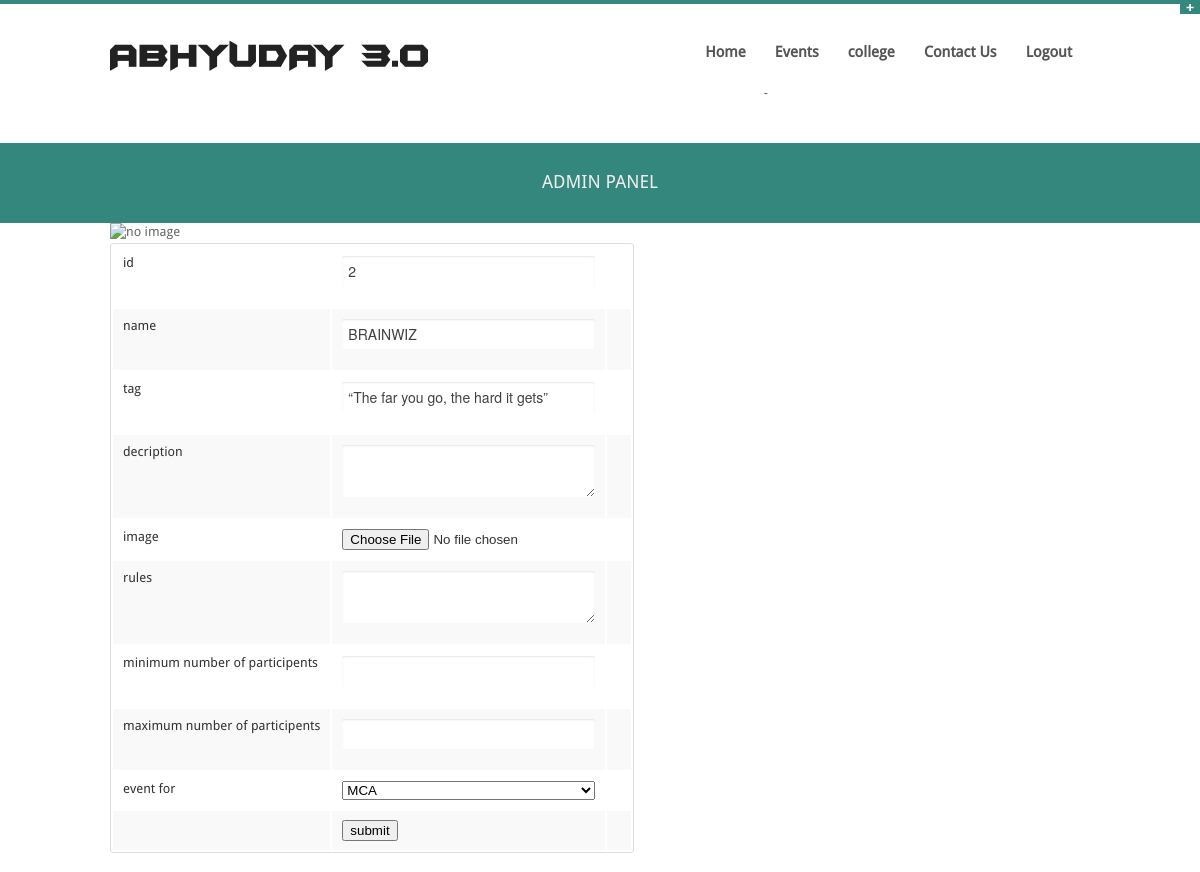
Screenshot of /admin/frmadmineventedit.php?id=2 (signed in) with the database file from the repository.
### tables this page shows
CREATE TABLE IF NOT EXISTS `events` (
  `id` int(11) NOT NULL,
  `name` varchar(50) NOT NULL,
  `tag` text NOT NULL,
  `description` text NOT NULL,
  `image` varchar(10) DEFAULT NULL,
  `rules` text NOT NULL,
  `category` tinyint(1) NOT NULL,
  `min` int(11) NOT NULL,
  `max` int(11) NOT NULL
);

### admin/frmadmineventedit.php (the view, shortened to what this page needs)
<html>
<!DOCTYPE html>
<?php include'admin_header.php'?>
<?php
    $id="";
    $name="";
    $tag="";
    $description="";
if($_GET['id']!=null)
{
    $id = intval($_GET['id']);
    $strSQL = "SELECT * FROM events WHERE id='".$id."'";
    $result = $mysqli->query($strSQL);
    $row = $result->fetch_array();
    $id=$row['id'];
    $name=$row['name'];
    $tag=$row['tag'];
    $description=$row['description'];
}
?>
<html>
<head>
</head>
<body onload="load()">
<?php
      if(isset($_POST['update']))
      {
          if(! $mysqli )
          {
              die('Could not connect: ' . mysql_error());
          }
          $id=$_POST['id'];
          $name=$_POST['name'];
          $tag=$_POST['tag'];
          $desc=$_POST['desc'];
          $rules=$_POST['rules'];
          $category=$_POST['category'];
          $min=$_POST['min'];
          $max=$_POST['max'];
          $target_dir = "../images/event_logo/";
          $target_file = $target_dir .  basename($_FILES["image"]["name"]);
          $imageFileType = pathinfo($target_file,PATHINFO_EXTENSION);
          $imagesave=$id.".".$imageFileType;
          $check = getimagesize($_FILES["image"]["tmp_name"]);
          if($check == false) {
              die("image is not proper");
          }
          if (move_uploaded_file($_FILES["image"]["tmp_name"], $target_dir.$imagesave)) {
              echo "The file ". basename( $_FILES["image"]["name"]). " has been uploaded.";
          }
          $strSQL = "UPDATE events SET name=\"$name\",tag='$tag',description='$desc',rules='$rules',image='$imagesave',min=$min,max=$max,category=$category WHERE id='$id'";
          $result = $mysqli->query($strSQL);
          if(!$result )
          {
              die('Could not enter data: ' . mysql_error());
          }
          echo "Entered data successfully\n";
      }
      else
      {
      ?>
<img style="max-height:300px; " maxwidth="10%" id="img"src="" alt="no image"/>
<form method="post" action="<?php $_PHP_SELF ?>" enctype="multipart/form-data">
    <table>
        <tr>
            <td>
                id</td>
            <td>
                <input id="txtid" type="text" readonly="readonly" value="<?php echo"$id";?>" name="id" /></td>
            <td>
                &nbsp;</td>
        </tr>
        <tr>
            <td>
                name</td>
            <td>
                <input id="txtname" type="text" value="<?php echo"$name";?>" name="name" /></td>
            <td>
                &nbsp;</td>
        </tr>
        <tr>
            <td>
                tag</td>
            <td>
                <input id="txttag" type="text" value="<?php echo"$tag";?>" name="tag" /></td>
            <td>
                &nbsp;</td>
        </tr>
        <tr>
            <td>
                decription</td>
            <td>
                <textarea id="txtdesc" cols="20"  rows="2" name="desc" value="<?php echo $description ;?>" ></textarea></td>
            <td>
                &nbsp;</td>
        </tr>
        <tr>
            <td>
                image</td>
            <td>
                <input id="Fileimage" type="file" name="image" accept="image/*" /></td>
            <td>
                &nbsp;</td>
        </tr>
        <tr>
            <td>
                rules</td>
            <td>
                <textarea id="txtrules" cols="20"  rows="2" name="rules" ></textarea></td>
            <td>
                &nbsp;</td>
        </tr>
        <tr>
            <td>
                minimum number of participents</td>
            <td>
                <input id="min" type="text" name="min"/></td>
            <td>
                &nbsp;</td>
        </tr>
        <tr>
            <td>
                maximum number of participents</td>
            <td>
                <input id="max" type="text" name="max"  /></td>
            <td>
                &nbsp;</td>
        </tr>
        <tr>
            <td>
                event for</td>
            <td>
                <select id="category" name="category"> <option value=0>MCA</option> <option value=1>BCA</option></select>
                </td>
            <td>
                &nbsp;</td>
        </tr>
        <tr>
            <td>
                &nbsp;</td>
            <td>
                <input id="Submit1" type="submit" value="submit" name="update" /></td>
            <td>
                &nbsp;</td>
        </tr>
    </table>
    </form> <?php
      }
            ?>
<?php include'admin_footer.php'?>
</html>

### stylesheets/style.css (style rules this page uses)
* { -webkit-box-sizing: border-box; -moz-box-sizing: border-box; box-sizing: border-box; }
html { font-size: 62.5% }
body { font-family: DroidSansRegular, "Helvetica Neue", "Helvetica", Helvetica, Arial, sans-serif; font-size: 13px; line-height: 20px; color: #666; position: relative; -webkit-font-smoothing: antialiased; }
img { border:0px; }
body,div,dl,dt,dd,ul,ol,li,h1,h2,h3,h4,h5,h6,pre,form,p,blockquote,th,td { margin: 0; padding: 0; font-size: 13px; direction: ltr; }
form { margin: 0 0 19.41641px }
input[type="text"],input[type="password"],input[type="date"],input[type="datetime"],input[type="email"],input[type="number"],input[type="search"],input[type="tel"],input[type="time"],input[type="url"],textarea { font-family: "Helvetica Neue", "Helvetica", Helvetica, Arial, sans-serif; border: 0px; -webkit-border-radius: 2px; -moz-border-radius: 2px; -ms-border-radius: 2px; -o-border-radius: 2px; border-radius: 2px; -webkit-box-shadow: inset 0 1px 2px rgba(0, 0, 0, 0.1); -moz-box-shadow: inset 0 1px 2px rgba(0, 0, 0, 0.1); box-shadow: inset 0 1px 2px rgba(0, 0, 0, 0.1); color: rgba(0, 0, 0, 0.75); display: block; font-size: 14px; margin: 1px 0 12px 0; padding: 6px; height: 30px; width: 100%; -webkit-transition: all 0.15s linear; -moz-transition: all 0.15s linear; -o-transition: all 0.15s linear; transition: all 0.15s linear; }
textarea { height: auto }
select { width: 100% }
img,object,embed { height: auto }
img { -ms-interpolation-mode: bicubic }
table { background: #fff; -moz-border-radius: 3px; -webkit-border-radius: 3px; border-radius: 3px; margin: 0 0 18px; border: 1px solid #ddd; }
table thead tr th,table tfoot tr th,table tbody tr td,table tr td,table tfoot tr td { font-size: 13px; line-height: 18px; text-align: left; }
table tbody tr:nth-child(even) { background: #f9f9f9 }
table tbody tr td { color: #333; padding: 9px 10px; vertical-align: top; border: none; }

### stylesheets/homepage.css (style rules this page uses)
html, body, div, h1, h2, ul, li, dl, dd, dt { margin: 0; padding: 0; }

### rows the page displays
events: id "2", name "BRAINWIZ", tag "“The far you go, the hard it gets”"
